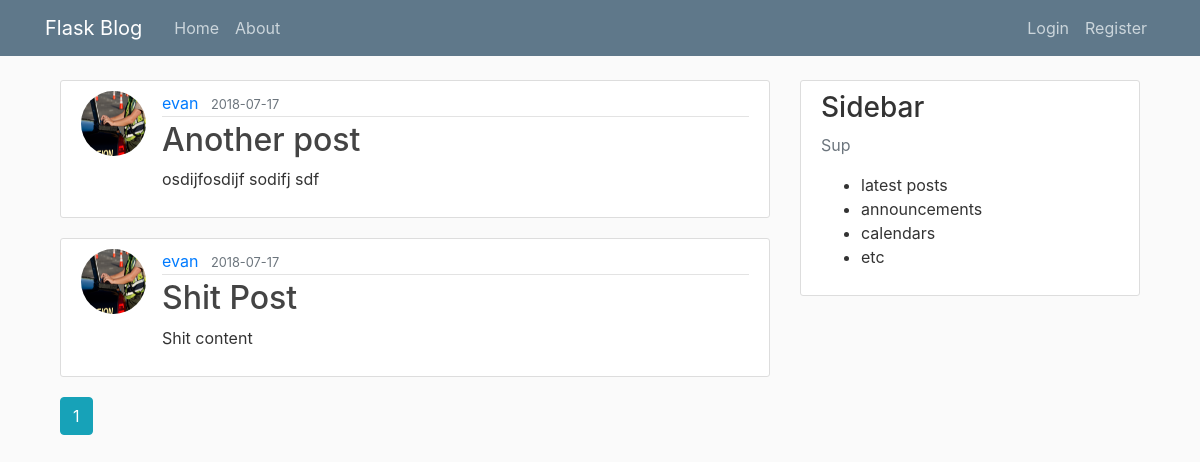
The app's page /home, older data.
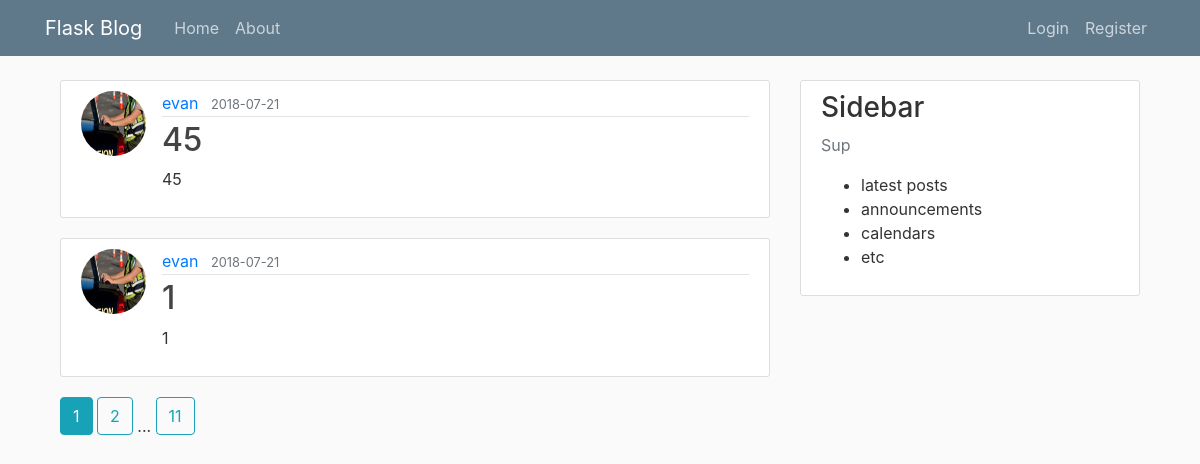
The same page, newer data.
### flask_blog/models.py (models this page shows, shortened)
class Post(db.Model):
    id = db.Column(db.Integer, primary_key=True)
    title = db.Column(db.String(100), nullable=False)
    date_posted = db.Column(db.DateTime, nullable=False, default=datetime.utcnow)
    content = db.Column(db.Text, nullable=False)
    user_id = db.Column(db.Integer, db.ForeignKey('user.id'), nullable=False)

class User(db.Model, UserMixin):
    id = db.Column(db.Integer, primary_key=True)
    username = db.Column(db.String(20), unique=True, nullable=False)
    email = db.Column(db.String(120), unique=True, nullable=False)
    image_file = db.Column(db.String(20), nullable=False, default='default.jpg')
    password = db.Column(db.String(60), nullable=False)
    posts = db.relationship('Post', backref='author', lazy=True)

### flask_blog/main/routes.py (the view)
@main.route("/")
@main.route("/home")
def home():
    page = request.args.get('page', 1, type=int)
    posts = Post.query.order_by(Post.date_posted.desc()).paginate(per_page=2, page=page)
    return render_template('home.html', posts=posts)

### flask_blog/templates/home.html
{% extends 'layout.html' %}
{% block content %}
    {% for post in posts.items %}
        <article class="media content-section">
            <img class="rounded-circle article-img" src="{{ url_for('static', filename='profile_pics/' + post.author.image_file) }}" alt="">
            <div class="media-body">
                <div class="article-metadata">
                    <a class="mr-2" href="{{ url_for('users.user_posts', username=post.author.username) }}">{{ post.author.username }}</a>
                    <small class="text-muted">{{ post.date_posted.strftime('%Y-%m-%d') }}</small>
                </div>
                <h2><a class="article-title" href="{{ url_for('posts.post', post_id=post.id)  }}">{{ post.title }}</a></h2>
                <p class="article-content">{{ post.content }}</p>
            </div>
        </article>
    {% endfor %}
    {% for page_num in posts.iter_pages(left_edge=1, right_edge=1, left_current=1, right_current=2) %}
        {% if page_num %}
            {% if posts.page == page_num %}
                <a class="btn btn-info mb-4" href="{{ url_for('main.home', page=page_num) }}">{{ page_num }}</a>
            {% else %}
                <a class="btn btn-outline-info mb-4" href="{{ url_for('main.home', page=page_num) }}">{{ page_num }}</a>
            {% endif %}
        {% else %}
            ...
        {% endif %}
    {% endfor %}
{% endblock content %}

### flask_blog/templates/layout.html (shortened to what this page needs)
<!doctype html>
<html lang="en">
  <head>
    <link rel="stylesheet" href="https://stackpath.bootstrapcdn.com/bootstrap/4.1.1/css/bootstrap.min.css">
    <link rel="stylesheet" type="text/css" href="{{ url_for('static', filename='main.css') }}">
  </head>
  <body>
      <header class="site-header">
          <nav class="navbar navbar-expand-md navbar-dark bg-steel fixed-top">
              <div class="container">
                  <a class="navbar-brand mr-4" href="/">Flask Blog</a>
                  <div class="collapse navbar-collapse" id="navbarToggle">
                      <div class="navbar-nav mr-auto">
                          <a class="nav-item nav-link" href="{{ url_for('main.home') }}">Home</a>
                          <a class="nav-item nav-link" href="{{ url_for('main.about') }}">About</a>
                      </div>
                      <div class="navbar-nav">
                          {% if current_user.is_authenticated %}
                             <a class="nav-item nav-link" href="{{ url_for('posts.new_post') }}">New Post</a>
                             <a class="nav-item nav-link" href="{{ url_for('users.account') }}">Account</a>
                             <a class="nav-item nav-link" href="{{ url_for('users.logout') }}">Logout</a>
                          {% else %}
                            <a class="nav-item nav-link" href="{{ url_for('users.login') }}">Login</a>
                            <a class="nav-item nav-link" href="{{ url_for('users.register') }}">Register</a>
                          {% endif %}
                      </div>
                  </div>
              </div>
          </nav>
      </header>
    <div class="container">
        <main class="container" role="main">
            <div class="row">
                <div class="col-md-8">
                    {% block content %}{% endblock %}
                </div>
                <div class="col-md-4">
                    <div class="content-section">
                        <div class="h3">Sidebar</div>
                        <p class="text-muted">Sup
                        <ul>
                            <li>latest posts</li>
                            <li>announcements</li>
                            <li>calendars</li>
                            <li>etc</li>
                        </ul>
                        </p>
                    </div>
                </div>
            </div>
        </main>
    </div>
  </body>
</html>

### flask_blog/static/main.css (style rules this page uses)
body { background: #fafafa; color: #333333; margin-top: 5rem; }
h1, h2, h3, h4, h5, h6 { color: #444444; }
.bg-steel { background-color: #5f788a; }
.site-header .navbar-nav .nav-link { color: #cbd5db; }
.content-section { background: #ffffff; padding: 10px 20px; border: 1px solid #dddddd; border-radius: 3px; margin-bottom: 20px; }
.article-title { color: #444444; }
.article-content { white-space: pre-line; }
.article-img { height: 65px; width: 65px; margin-right: 16px; }
.article-metadata { padding-bottom: 1px; margin-bottom: 4px; border-bottom: 1px solid #e3e3e3 }

Row changes from the older to the newer data that the page shows:
no longer on this page (row unchanged): Post: image_file (picture), author.username "evan", date_posted "2018-07-17", title "Another post", content "osdijfosdijf sodifj sdf"
removed Post: image_file (picture), author.username "evan", date_posted "2018-07-17", title "Shit Post", content "Shit content"
added Post: image_file (picture), author.username "evan", date_posted "2018-07-21", title "45", content "45"
added Post: image_file (picture), author.username "evan", date_posted "2018-07-21", title "1", content "1"
Text that changed along with them:
new list line: "2"
new list line: "11"
